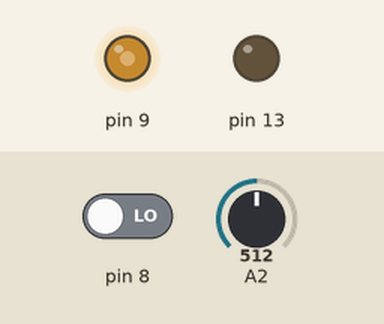
Bench run of a sketch on a simulated Arduino Uno, built with avr-gcc and run on an emulated ATmega328P. Parts: output pins drawn as LEDs (lit = HIGH). Inputs (shaded band) come from the test bench; at power-on: A2 = 512, pin 8 LOW.

Above: at 1.2 s.
1.3 s: A2 set to 716
At 2.3 s:
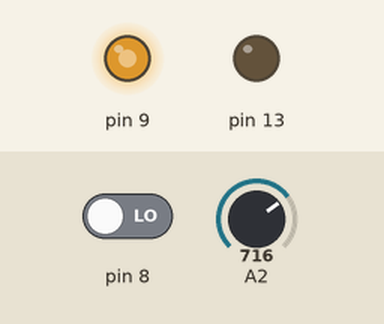
2.8 s: pin 8 driven HIGH
At 3.5 s:
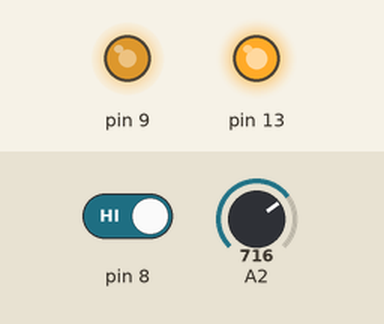
4.3 s: A2 set to 900
At 4.6 s:
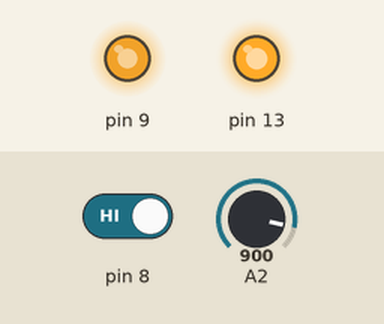
5.8 s: pin 8 driven LOW
At 7.0 s:
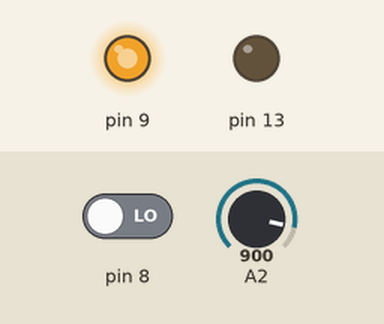
7.3 s: A2 set to 122
At 8.1 s:
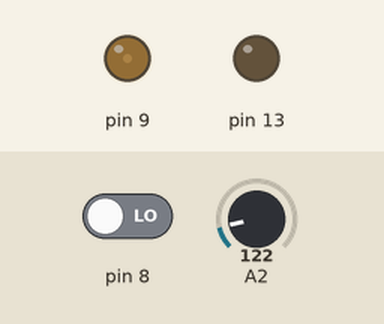
8.8 s: pin 8 driven HIGH
At 9.2 s:
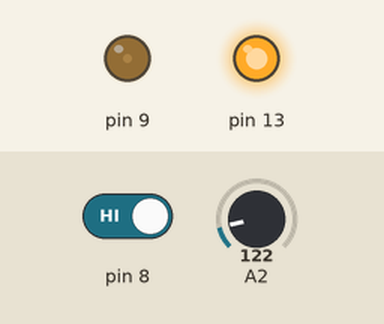
Timing chart, 0 to 11.3 s (numbered marks = the images above; inputs shaded):
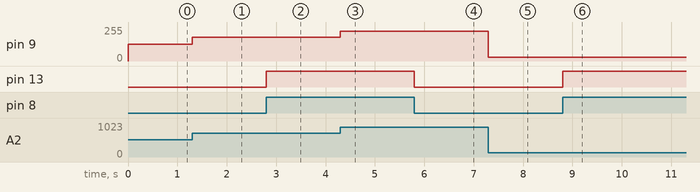

Measured:
- after the input at 1.3 s, pin 9: 127/255 → 178/255 at once
- after the input at 2.8 s, pin 13: LOW → HIGH at once
- after the input at 4.3 s, pin 9: 178/255 → 224/255 at once
- after the input at 5.8 s, pin 13: HIGH → LOW at once
- after the input at 7.3 s, pin 9: 224/255 → 30/255 at once
- after the input at 8.8 s, pin 13: LOW → HIGH at once

The sketch:

july22.ino
```cpp
int analogInVal = 0;
int outputVal = 0;

void setup() {
  // put your setup code here, to run once:
  pinMode(9, OUTPUT);
  pinMode(A2, INPUT);
  pinMode(13, OUTPUT);
  pinMode(8, INPUT);

}

void loop() {
  // put your main code here, to run repeatedly:

  // read analog in value
  analogInVal = analogRead(A2);
  // map it to the rane of analog out
  outputVal = map(analogInVal, 0, 1023, 0, 255);
  // change analog out value
  analogWrite(9, outputVal);

  if (digitalRead(8) == HIGH) {
    // change the digital out pin value to HIGH
    digitalWrite(13, HIGH);
  } else {
    // change the digital out pin value to LOW
    digitalWrite(13, LOW);
  }
}
```
